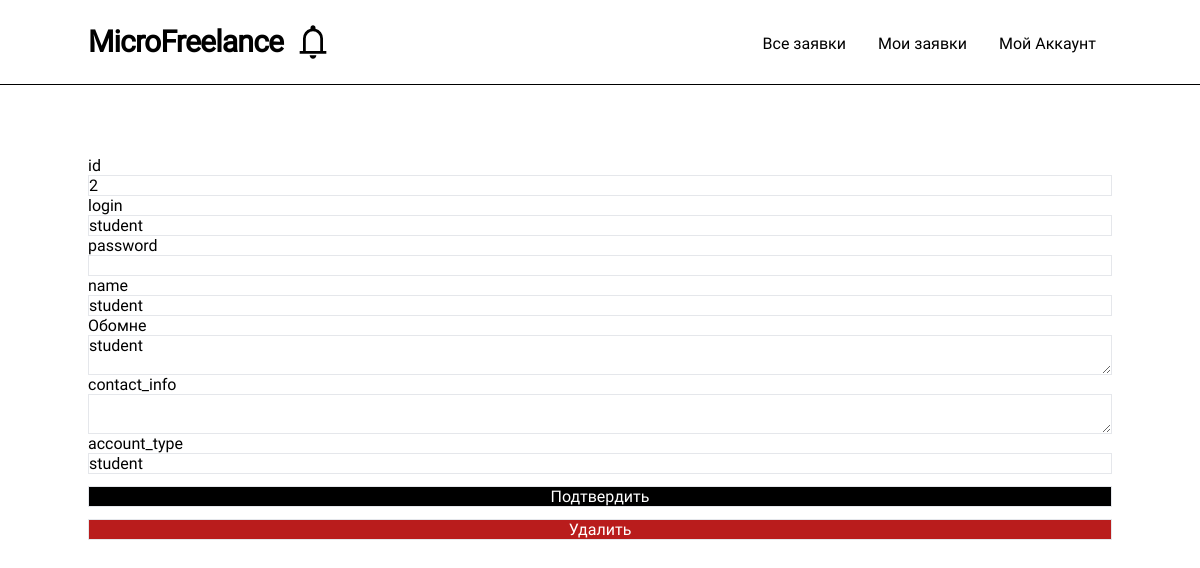
Before: /admin/2 (signed in) with the older database file.
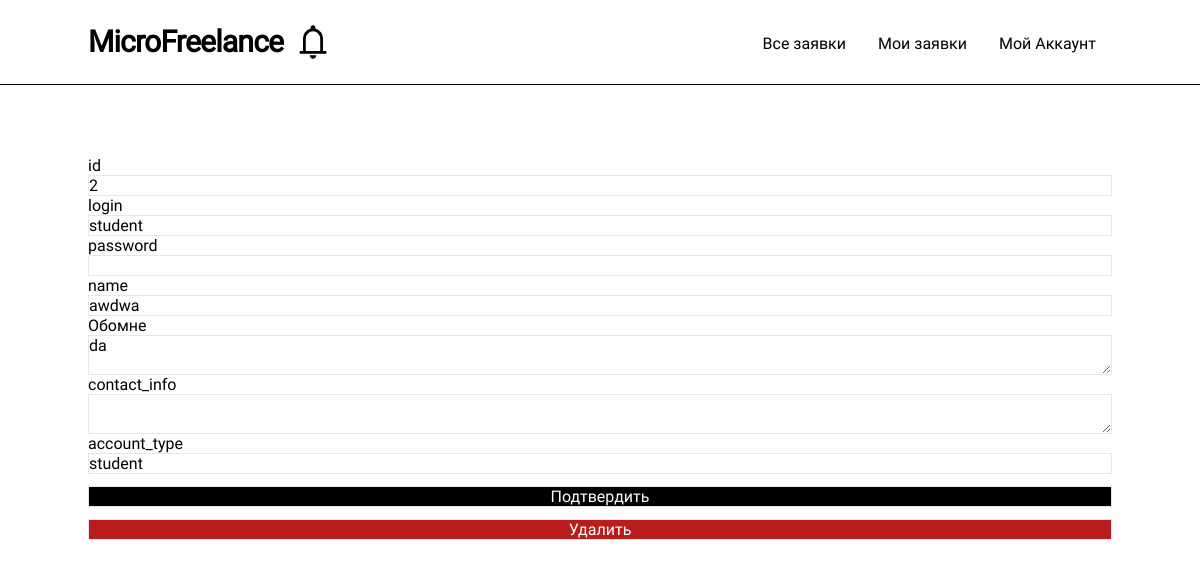
After: the same page with the newer database file.
### models.py (models this page shows, shortened)
class User(UserMixin, db.Model):
    __table_name__ = "users"
    id: Mapped[int]                         = mapped_column(primary_key=True)
    login: Mapped[str]                      = mapped_column(String(64), index=True, unique=True)
    password_hash: Mapped[Optional[str]]    = mapped_column(String(256))
    name: Mapped[Optional[str]]             = mapped_column(String(64))
    aboutme: Mapped[Optional[str]]          = mapped_column(String(256))
    contact_info: Mapped[Optional[str]]     = mapped_column(String(256))
    account_type: Mapped[str]               = mapped_column(String(256), default='student')
    def check_role(self, roles: list[str]) -> bool:
        if type(roles) is str:
            return self.account_type == roles
        return self.account_type in roles

### routes.py (the view, shortened to what this page needs)
@app.route('/admin/<user_id>', methods=['GET', 'POST'])
@login_required
def admin_panel_edit_user(user_id):
    if not current_user.check_role('admin'):
        abort(418)
    user = db.session.scalar(sa.select(User).where(User.id == user_id))
    form = AdminUserEditForm()
    form.aboutme.data = user.aboutme
    return render_template('admin/admin_user_edit.html', user=user, form=form)

### forms.py
class AdminUserEditForm(FlaskForm):
    id = StringField('id')
    login = StringField('login')
    password = StringField('password')
    name = StringField('name')
    aboutme = TextAreaField('Обомне', validators=[DataRequired()])
    contact_info = TextAreaField('contact_info')
    account_type = StringField('account_type')
    submit = SubmitField('Подтвердить')

### models.py (called while the page is built)
@login.user_loader
def load_user(id):
  return db.session.get(User, int(id))

### routes.py (called while the page is built)
def render_template(*args, **kwargs):
    kwargs['current_user'] = current_user
    return base_render_teplate(*args, **kwargs)

### templates/admin/admin_user_edit.html (shortened to what this page needs)
{% extends "base/base.html" %}
{% block content %}
<form method="POST" enctype='multipart/form-data'>
    <div class="flex-col flex">
        {{form.id.label}}
        {{form.id(class='border', value=user.id)}}
        {{form.login.label}}
        {{form.login(class='border', value=user.login)}}
        {{form.password.label}}
        {{form.password(class='border')}}
        {{form.name.label}}
        {{form.name(class='border', value=user.name)}}
        {{form.aboutme.label}}
        {{form.aboutme(class='border')}}
        {{form.contact_info.label}}
        {{form.contact_info(class='border', value=user.contact_info)}}
        {{form.account_type.label}}
        {{form.account_type(class='border', value=user.account_type)}}
        {{form.submit(class='border bg-black text-white cursor-pointer mt-3 text-center')}}
        <a class="border bg-red-700 text-white cursor-pointer mt-3 text-center" href="/admin-delete-user/{{user.id}}">Удалить</a>
    </div>
</form>
{% endblock %}

Changed rows visible on the page:
changed User "student": name "student" → "awdwa"; aboutme "student" → "da"
